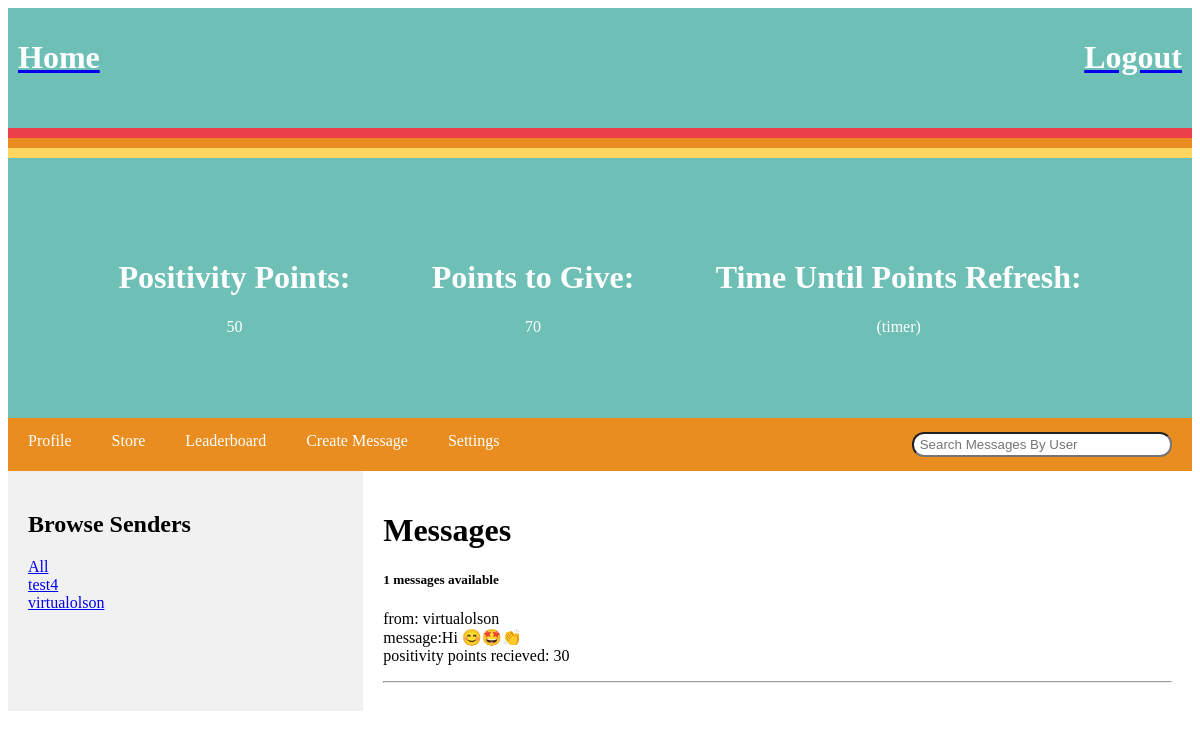
/?q=virtualolson (signed in), run on the app's committed database.
### base/models.py (models this page shows, shortened)
class Profile(models.Model):
    profilePic = models.ImageField(null=True, blank=True)
    user = models.OneToOneField(User, null=True, blank=True, on_delete=models.CASCADE)
    email = models.EmailField(null=True, blank=True)
    notificationsOn = models.BooleanField(default=True)
    privacyOn = models.BooleanField(default=False)
    pointsToSend = models.IntegerField(default=100)
    pointsReceived = models.IntegerField(default=0)
    updated = models.DateTimeField(auto_now=True)
    created = models.DateTimeField(auto_now_add=True)
    lastMessageSent = models.DateTimeField(auto_now_add=True)
    class Meta:
        ordering = ['-pointsReceived']

class Message(models.Model):
    sender = models.ForeignKey(User, on_delete=models.CASCADE, related_name='sender')
    receiver = models.ForeignKey(User, on_delete=models.CASCADE, related_name='receiver')
    body = models.TextField()
    updated = models.DateTimeField(auto_now=True)
    created = models.DateTimeField(auto_now_add=True)
    pointTotal = models.IntegerField()
    class Meta:
        ordering = ['-created']
    def __str__(self):
        return self.body[0:50]

### base/views.py (the view)
# urls.py: path('', views.home, name="home"),
def home(request):
    if(request.user.username is not ''):
        user = User.objects.get(username=request.user.username)
    else:
        context = {}
        return render(request, 'base/home.html', context)
    profiles = Profile.objects.all()
    for profile in profiles:
        if profile.user == request.user:
            print(profile.pointsToSend)
    q = request.GET.get('q') if request.GET.get('q') != None else ''
    messages_to = user.receiver.all()
    messages_to = messages_to.filter(
        Q(sender__username__icontains=q)
        )
    message_count = messages_to.count()
    unique_senders = user.receiver.all()
    senders = []
    for message in unique_senders:
        if message.sender not in senders:
            senders.append(message.sender)
    context = {'message_count': message_count, 'messages': messages_to, 'senders': senders}
    return render(request, 'base/home.html', context)

### base/templates/base/home.html (shortened to what this page needs)
{% extends 'main.html' %} {% block content %}
<div class="container">
    <div class="item">
        <h1 style="text-align:center">Positivity Points:</h1>
        <p style="text-align: center;">{{request.user.profile.pointsReceived}}</p>
    </div>
    <div class="item">
        <h1 style="text-align: center;">Points to Give:</h1>
        <p style="text-align: center;">{{request.user.profile.pointsToSend}}</p>
    </div>
    <div class="item">
        <h1 style="text-align: center;">Time Until Points Refresh:</h1>
        <p style="text-align: center;">(timer)</p>
    </div>
</div>
<div class="navbar">
    <a href="{% url 'profile' %}">Profile</a>
    <a href="{% url 'store' %}">Store</a>
    <a href="{% url 'leaderboard' %}">Leaderboard</a>
    <a href="{% url 'create-message' %}">Create Message</a>
    <a href="{% url 'settings' %}">Settings</a>
    <a href="#" class="right">
        <form method="GET" action="{% url 'home' %}">
            <input type="text" name="q" placeholder=" Search Messages By User" style=" border-radius: 12px; height: 25px; width: 260px" />
        </form>
    </a>
</div>
<div class="row">
    <div class="side">
        <h2>Browse Senders
        </h2>
        <div>
            <a href="{% url 'home' %}">All</a>
        </div>
        {% for sender in senders %}
        <div>
            <a href="{% url 'home' %}?q={{sender.username}}">{{sender.username}}</a>
        </div>
        {% endfor %}
    </div>
    <div class="main">
        <h1>Messages</h1>
        <h5>{{message_count}} messages available</h5>
        <div>
            {% for message in messages %}
            <div>
                <p>from: {{message.sender.username}}<br>message:{{message.body}}
                    <br>positivity points recieved: {{message.pointTotal}}</p>
                <hr>
            </div>
            {% endfor %}
        </div>
    </div>
</div>
{% endblock content %}

### templates/main.html (style rules this page uses)
body { height: 100%; }

### templates/navbar.html (style rules this page uses)
.item { flex-grow: 1; height: 100px; color: white; text-decoration: none; align-items: center; justify-content: space-between; }
.item+.item { margin-left: 2%; }

### base/templates/base/home.html (style rules this page uses)
.navbar { overflow: hidden; background-color: #E98D20; }
.navbar a { float: left; display: block; color: white; text-align: center; padding: 14px 20px; text-decoration: none; }
.navbar a.right { float: right; }
* { box-sizing: border-box; }
.row { display: flex; flex-wrap: wrap; }
.side { flex: 30%; background-color: #f1f1f1; padding: 20px; }
.main { flex: 70%; background-color: white; padding: 20px; }
.container { display: flex; background: #6EBFB6; padding: 80px; }
.item { flex-grow: 1; height: 100px; color: white; }
.item+.item { margin-left: 2%; }

### data on the page
Message: sender.username "virtualolson", body "Hi 😊🤩👏", pointTotal "30"

### other printed values
{{ request.user.profile.pointsReceived }} "50"
{{ request.user.profile.pointsToSend }} "70"
{{ sender.username }} "test4"
{{ sender.username }} "virtualolson"
{{ message_count }} "1"
